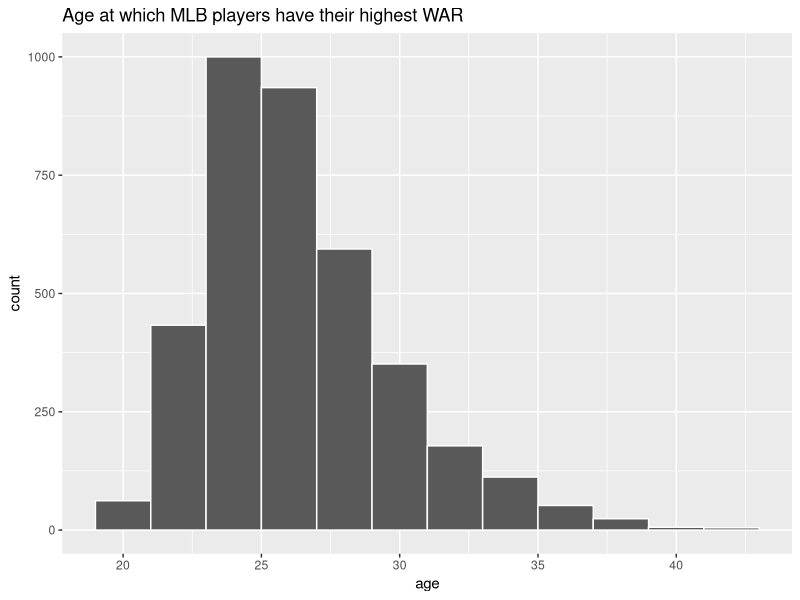
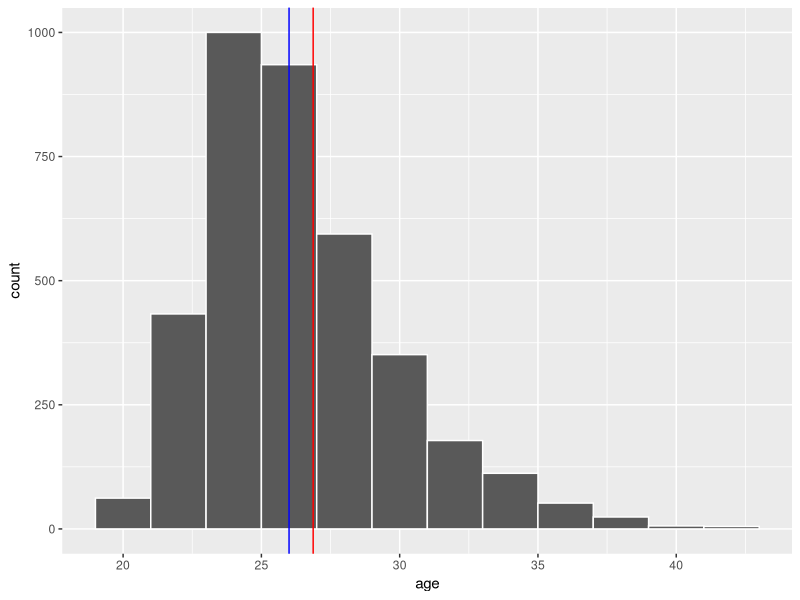
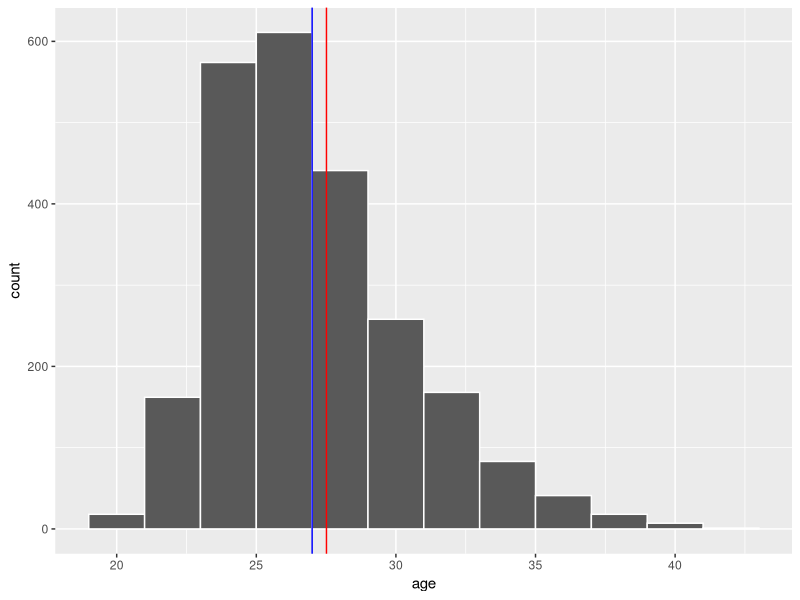

The R script that drew these images, in order:
## ---- chunk 1
library(tidyverse)

batter_stats <- read_csv("batter_stats.csv")
pitcher_stats <- read_csv("pitcher_stats.csv")
## ---- chunk 2
head(batter_stats)
## ---- chunk 3
first_season <- min(batter_stats$season)
last_season <- max(batter_stats$season)
## ---- chunk 4
# create new best_war variable
batter_stats <- batter_stats |> 
  group_by(x_mlbamid) |> 
  mutate(best_war = max(war)) |> 
  ungroup()

# confirm best_war is now in batter_stats
glimpse(batter_stats)
## ---- chunk 5
# create prime_age to only include 
# row from year of best war for each player
prime_age <- batter_stats |> 
  filter(war == best_war)

dim(prime_age)
## ---- chunk 6
# find number of unique players 
batter_stats |> distinct(x_mlbamid) |> nrow()

# verify with a 2nd method (optional)
length(unique(batter_stats$x_mlbamid))
## ---- chunk 7
# create variable that counts # of times each ID appears in the dataset
prime_age <- prime_age |> 
  group_by(x_mlbamid) |> 
  mutate(n = n()) |> 
  ungroup() |> 
  relocate(n) # move to front for easier viewing

prime_age |> 
  arrange(desc(n))
## ---- chunk 8
prime_age <- prime_age |> 
  distinct(x_mlbamid, best_war, .keep_all = TRUE) |> 
  select(-n) # remove row count, no longer relevant

glimpse(prime_age)
## ---- chunk 9
ggplot(prime_age, aes(x = age)) +
  geom_histogram(color = "white", binwidth = 2) +
  labs(title = "Age at which MLB players have their highest WAR")
## ---- chunk 10
prime_age |> 
  summarize(mean_prime_age = mean(age),
            med_prime_age = median(age))
## ---- chunk 11
mean_age <- mean(prime_age$age)
median_age <- median(prime_age$age)

ggplot(prime_age, aes(x = age)) +
  geom_histogram(color = "white",
                 binwidth = 2) +
  geom_vline(xintercept = mean_age, color = "red") +
  geom_vline(xintercept = median_age, color = "blue")
## ---- chunk 12
# create new best_war variable
pitcher_stats <- pitcher_stats |> 
  group_by(x_mlbamid) |> 
  mutate(best_war = max(war)) |> 
  ungroup()

# keep only best war year for each player
prime_age_pitchers <- pitcher_stats |> 
  filter(war == best_war) |> 
  distinct(x_mlbamid, best_war, .keep_all = TRUE)

#check that dimensions match
length(unique(pitcher_stats$x_mlbamid)) == nrow(prime_age_pitchers)

# compute mean, median prime age for pitchers
mean_age_pitchers <- mean(prime_age_pitchers$age)
median_age_pitchers <- median(prime_age_pitchers$age)

ggplot(prime_age_pitchers, aes(x = age)) +
  geom_histogram(color = "white",
                 binwidth = 2) +
  geom_vline(xintercept = mean_age_pitchers, color = "red") +
  geom_vline(xintercept = median_age_pitchers, color = "blue")
